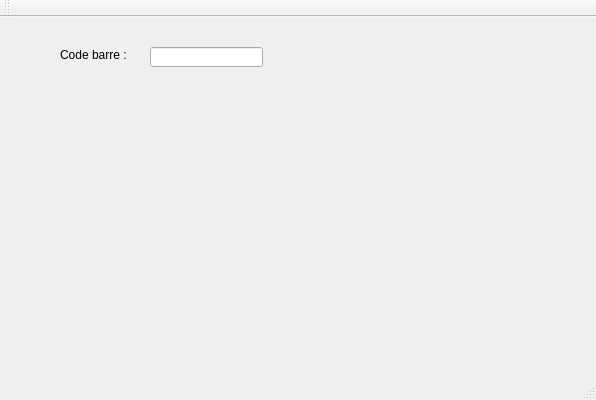
<?xml version="1.0" encoding="UTF-8"?>
<ui version="4.0">
 <class>ScannerClass</class>
 <widget class="QMainWindow" name="ScannerClass">
  <property name="geometry">
   <rect>
    <x>0</x>
    <y>0</y>
    <width>596</width>
    <height>400</height>
   </rect>
  </property>
  <property name="windowTitle">
   <string>Scanner</string>
  </property>
  <widget class="QWidget" name="centralWidget">
   <widget class="QLabel" name="codeBarLabel">
    <property name="geometry">
     <rect>
      <x>60</x>
      <y>30</y>
      <width>81</width>
      <height>16</height>
     </rect>
    </property>
    <property name="text">
     <string>Code barre : </string>
    </property>
   </widget>
   <widget class="QLineEdit" name="codeBarreEdit">
    <property name="geometry">
     <rect>
      <x>150</x>
      <y>30</y>
      <width>113</width>
      <height>20</height>
     </rect>
    </property>
    <property name="readOnly">
     <bool>true</bool>
    </property>
   </widget>
  </widget>
  <widget class="QMenuBar" name="menuBar">
   <property name="geometry">
    <rect>
     <x>0</x>
     <y>0</y>
     <width>596</width>
     <height>21</height>
    </rect>
   </property>
  </widget>
  <widget class="QToolBar" name="mainToolBar">
   <attribute name="toolBarArea">
    <enum>TopToolBarArea</enum>
   </attribute>
   <attribute name="toolBarBreak">
    <bool>false</bool>
   </attribute>
  </widget>
  <widget class="QStatusBar" name="statusBar"/>
 </widget>
 <layoutdefault spacing="6" margin="11"/>
 <resources>
  <include location="Scanner.qrc"/>
 </resources>
 <connections/>
</ui>
